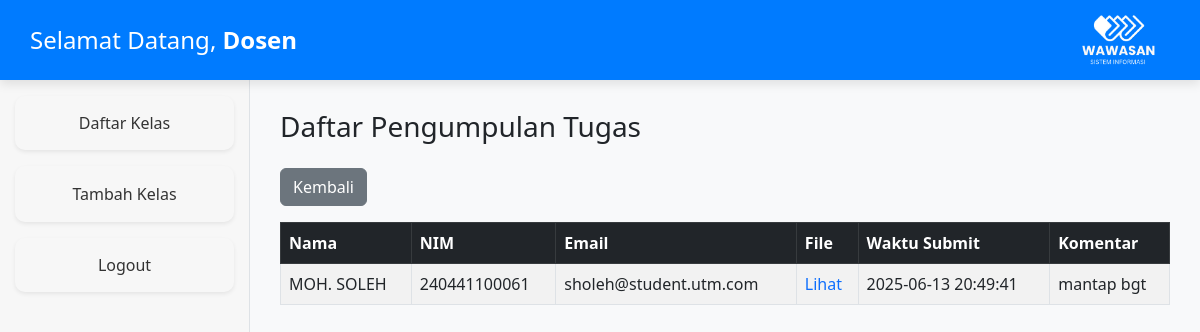
/lihat_pengumpulan_dosen.php?tugas_id=5 (signed in), run on the app's committed database.
### tables this page shows
CREATE TABLE `users` (
  `id` int(11) NOT NULL,
  `email` varchar(100) NOT NULL,
  `nama` varchar(100) DEFAULT NULL,
  `password` varchar(255) NOT NULL,
  `role` enum('dosen','mahasiswa') NOT NULL
);

CREATE TABLE `pengumpulan` (
  `id` int(11) NOT NULL,
  `tugas_id` int(11) DEFAULT NULL,
  `mahasiswa_id` int(11) DEFAULT NULL,
  `nama` varchar(100) DEFAULT NULL,
  `nim` varchar(20) DEFAULT NULL,
  `file` varchar(255) DEFAULT NULL,
  `waktu_submit` datetime DEFAULT current_timestamp(),
  `komentar` text DEFAULT NULL
);

### lihat_pengumpulan_dosen.php (the view, shortened to what this page needs)
<?php
include "koneksi.php";
$user_id = $_SESSION['user_id'];
$dosen = mysqli_fetch_assoc(mysqli_query($conn, "SELECT nama FROM users WHERE id = $user_id"));
$tugas_id = intval($_GET['tugas_id']);
$pengumpulan = mysqli_query($conn, "
    SELECT p.*, u.email
    FROM pengumpulan p
    JOIN users u ON p.mahasiswa_id = u.id
    WHERE tugas_id = $tugas_id
");
?>
<!DOCTYPE html>
<html lang="id">
<head>
    <link href="https://cdn.jsdelivr.net/npm/bootstrap@5.3.0/dist/css/bootstrap.min.css" rel="stylesheet">
</head>
<body>
<div class="header d-flex justify-content-between align-items-center">
    <h4 class="text-center mb-0">Selamat Datang, <strong><?= htmlspecialchars($dosen['nama'] ?? 'Dosen') ?></strong></h4>
    <div>
        <img src="wwws.png" alt="Logo" style="height: 50px; margin-right: 15px;">
    </div>
</div>
<div class="sidebar">
    <a href="dashboard_dosen.php" class="text-center mt-3 shadow-sm">Daftar Kelas</a>
    <a href="tambah_kelas_dosen.php" class="btn mt-3 shadow-sm">Tambah Kelas</a>
    <a href="logout.php" class="text-center mt-3 shadow-sm">Logout</a>
</div>
<div class="content">
    <h3 class="mb-4">Daftar Pengumpulan Tugas</h3>
    <a href="javascript:history.back()" class="btn btn-secondary mb-3">Kembali</a>
    <table class="table table-bordered table-striped">
        <thead class="table-dark">
            <tr>
                <th>Nama</th>
                <th>NIM</th>
                <th>Email</th>
                <th>File</th>
                <th>Waktu Submit</th>
                <th>Komentar</th>
            </tr>
        </thead>
        <tbody>
            <?php if (mysqli_num_rows($pengumpulan) > 0): ?>
                <?php while ($row = mysqli_fetch_assoc($pengumpulan)) : ?>
                    <tr>
                        <td><?= htmlspecialchars($row['nama']) ?></td>
                        <td><?= htmlspecialchars($row['nim']) ?></td>
                        <td><?= htmlspecialchars($row['email']) ?></td>
                        <td>
                            <a href="uploads/<?= htmlspecialchars($row['file']) ?>" target="_blank">Lihat</a>
                        </td>
                        <td><?= htmlspecialchars($row['waktu_submit']) ?></td>
                        <td><?= nl2br(htmlspecialchars($row['komentar'])) ?></td>
                    </tr>
                <?php endwhile ?>
            <?php else: ?>
                <tr><td colspan="6" class="text-center">Belum ada pengumpulan.</td></tr>
            <?php endif; ?>
        </tbody>
    </table>
</div>
</body>
</html>

### lihat_pengumpulan_dosen.php (style rules this page uses)
body { background: #f8f9fa; }
.header { background-color: #007bff; color: white; padding: 15px 30px; position: fixed; top: 0; left: 0; right: 0; z-index: 1000; box-shadow: 0 4px 10px rgba(0,0,0,0.1); }
.header img { flex-shrink: 0; }
.sidebar { position: fixed; top: 60px; left: 0; width: 250px; height: calc(100vh - 60px); background-color: rgb(247, 247, 247); border-right: 1px solid #dee2e6; padding-top: 20px; }
.sidebar a { text-decoration: none; color: #333; display: block; padding: 15px 20px; border-radius: 10px; margin: 5px 15px; transition: 0.3s; }
.content { margin-top: 80px; margin-left: 250px; padding: 30px; }
a { text-decoration: none; }

### data on the page
users: nama "Dosen"
pengumpulan: nama "MOH. SOLEH", nim "240441100061", mahasiswa.email "sholeh@student.utm.com", waktu_submit "2025-06-13 20:49:41", komentar "mantap bgt"
